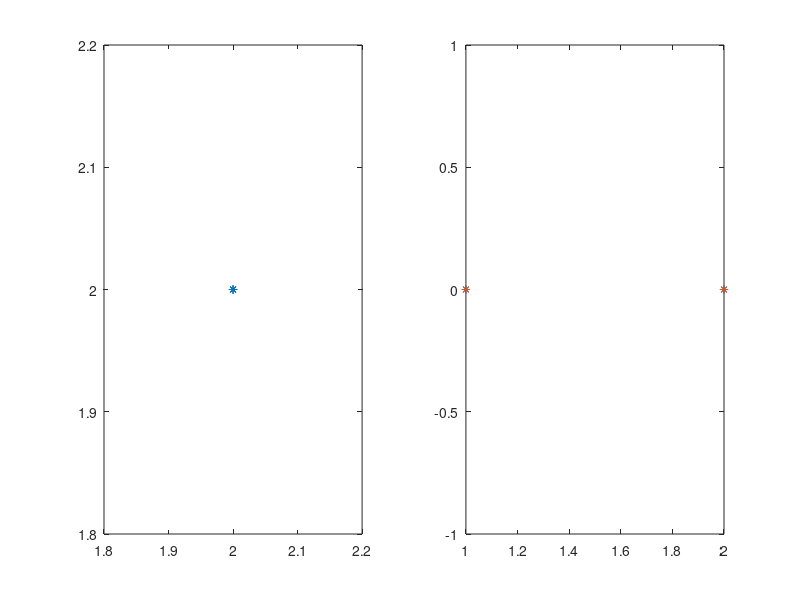

The MATLAB source for this figure:
clf 
clear all

N = 5; % number of points in the dataset

% H = rand(N, 1); % hours of study
% H = [9 15 25 14 10 18 0 16 5 19 16 20];
H=[2 2 2];

% M = rand(N, 1); % marks
% M = [39 56 93 61 50 75 32 85 42 70 66 80];
M=[2 2 2];

Hmean = mean(H,2); % compute the mean
Mmean = mean(M,2); % compute the mean

subplot(1,2,1)
plot(H, M, '*')

covarHM = cov(H,M)

covHM2 = ((H-mean(H))*(M-mean(M))') / (length(H)-1)

subplot(1,2,2)
plot(covarHM, '*')

